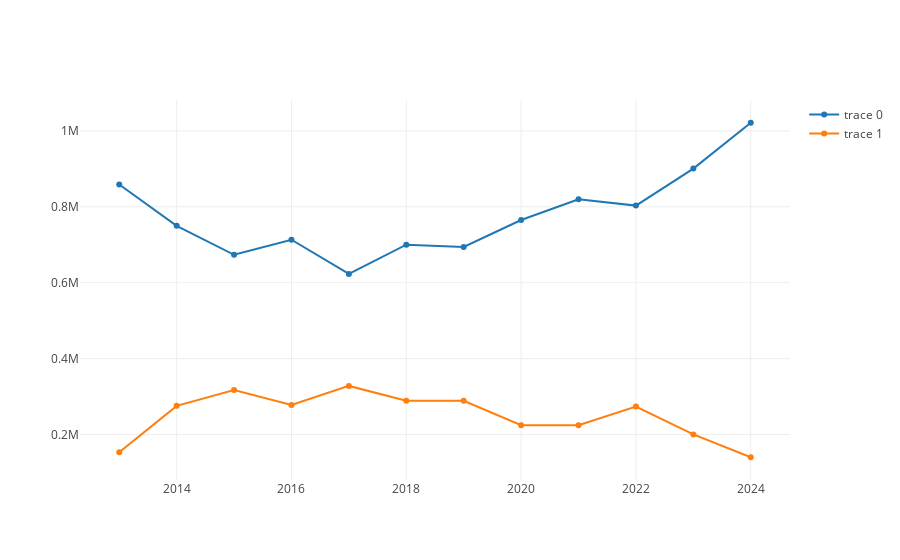

The notebook cell this image was saved under:
### Code cell
def AnalisisGruposEnergias(listaGrupos: Seq[Seq[String]], dataFrameBalance: DataFrame): Unit = {
    
    def valorAnual(df: DataFrame): DataFrame = {
        df.groupBy(col("FechaCompleta"))
          .agg(sum("Valor").as("ValorTotalPorDia"))
          .groupBy(date_format(col("FechaCompleta"), "yyyy").as("Año"))
          .agg(avg("ValorTotalPorDia").as("ValorPromedio"))
          .orderBy("Año")
    }
    
    val listaDf = listaGrupos.map{
        grupo => dataFrameBalance.filter(col("Tipo").isin(grupo:_*))
    }
    val valores = listaDf.map(valorAnual(_))
    val seqValores = valores.map(valor => valor.select("ValorPromedio").as[Double].collect.toSeq)
    val fechas = valores.head.select("Año").as[String].collect.toSeq

    val traces = listaGrupos.zip(seqValores).map { case (nombre, seqValor) =>
        Scatter(fechas, seqValor)
    }

  val data = traces
  plot(data)
}

val bajasEmisiones = Seq(
  "Residuos renovables",
  "Solar fotovoltaica",
  "Solar térmica",
  "Otras renovables",
  "Nuclear",
  "Hidroeólica",
  "Generación renovable",
  "Eólica",
  "Hidráulica",
  "Turbinación bombeo"
)
val altasEmisiones = Seq(
  "Turbina de gas",
  "Residuos no renovables",
  "Cogeneración",
  "Motores diésel",
  "Carbón",
  "Ciclo combinado",
  "Turbina de vapor",
  "Fuel + Gas"
)


AnalisisGruposEnergias(Seq(bajasEmisiones, altasEmisiones), dataFrameBalance)

### Figure 1 — Plotly figure (JSON) as saved in the notebook; plotly's stock layout.template omitted (floating-point values rounded to 4 significant figures)
{"data": [{"type": "scatter", "x": ["2013", "2014", "2015", "2016", "2017", "2018", "2019", "2020", "2021", "2022", "2023", "2024"], "y": [858800.0, 749800.0, 673600.0, 713300.0, 623100.0, 700100.0, 694300.0, 765300.0, 820000.0, 803200.0, 900700.0, 1021000.0]}, {"type": "scatter", "x": ["2013", "2014", "2015", "2016", "2017", "2018", "2019", "2020", "2021", "2022", "2023", "2024"], "y": [153400.0, 275400.0, 317000.0, 278000.0, 328000.0, 289200.0, 288800.0, 224600.0, 224300.0, 273800.0, 200200.0, 140000.0]}], "layout": {"autosize": true, "xaxis": {"autorange": true, "range": [2012.0, 2025.0], "type": "linear"}, "yaxis": {"autorange": true, "range": [75460.0, 1086000.0], "type": "linear"}}}
